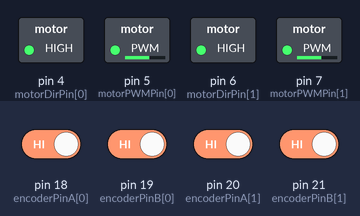
This sketch was run on a simulated Arduino Mega 2560, built with avr-gcc and run on an emulated ATmega2560. Shown: switched loads named in the sketch (green lamp = pin HIGH). The inputs (shaded band) are chosen by the test bench; at power-on: pin 18 (encoderPinA[0]), pin 19 (encoderPinB[0]), pin 20 (encoderPinA[1]), pin 21 (encoderPinB[1]) HIGH.

Above: at 0.1 s.
Timing chart, 0 to 1.6 s (numbered marks = the images above):
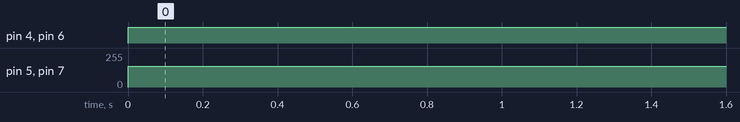

The sketch:

motor_control_working_master.ino
```cpp
// 엔코더 모터 2개 개루프 PWM 구동 (master Arduino 동작 확인용)
#define MOTOR_COUNT 2

// true: Python에서 "cmd1,cmd2\n"을 받아 구동, false: DEFAULT_COMMAND로 구동
const bool USE_SERIAL_COMMAND = false;
const float DEFAULT_COMMAND[MOTOR_COUNT] = {100.0, 100.0};
const unsigned long LOOP_DELAY_MS = 1000;

// motor control pin
const int motorDirPin[MOTOR_COUNT] = {4, 6};
const int motorPWMPin[MOTOR_COUNT] = {5, 7};

// encoder pin (아두이노 메가 인터럽트 핀 2, 3, 18, 19, 20, 21)
const int encoderPinA[MOTOR_COUNT] = {18, 20};
const int encoderPinB[MOTOR_COUNT] = {19, 21};

// encoder pose / count (ISR에서 갱신)
volatile long encoderPos[MOTOR_COUNT] = {0, 0};
volatile int encoderCount[MOTOR_COUNT] = {0, 0};

//Target RPM
float targetRPM[MOTOR_COUNT] = {DEFAULT_COMMAND[0], DEFAULT_COMMAND[1]}; //serial로 받아온 rpm값

// Inturrupt Function 체배 감지되면 카운트 업.
void onEncoderEdge(int m, bool channelA)
{
  bool same = digitalRead(encoderPinA[m]) == digitalRead(encoderPinB[m]);
  encoderPos[m] += (same == channelA) ? 1 : -1;
  encoderCount[m] += 1;
}
void doEncoderA_1() { onEncoderEdge(0, true); }
void doEncoderB_1() { onEncoderEdge(0, false); }
void doEncoderA_2() { onEncoderEdge(1, true); }
void doEncoderB_2() { onEncoderEdge(1, false); }

// command의 부호로 방향, 크기(최대 255)로 PWM을 정한다.
void driveMotor(int m, float command)
{
  bool dir = command >= 0;
  int vel = min(abs(command), 255);
  digitalWrite(motorDirPin[m], dir);
  analogWrite(motorPWMPin[m], dir ? (255 - vel) : vel);
}

// data를 separator로 나눠 앞의 최대 max_count개를 out에 저장하고, 남은 문자열을 반환
String splitFloats(const String &data, char separator, float *out, int max_count)
{
  int start = 0;
  for (int count = 0; count < max_count; count++)
  {
    int index = data.indexOf(separator, start);
    if (index == -1)
    {
      out[count] = data.substring(start).toFloat();
      return "";
    }
    out[count] = data.substring(start, index).toFloat();
    start = index + 1;
  }
  return data.substring(start);
}

void setup() {
  Serial.begin(38400); // From Python
  Serial2.begin(38400); // To slave Arduino

  for (int m = 0; m < MOTOR_COUNT; m++)
  {
    pinMode(encoderPinA[m], INPUT_PULLUP);
    pinMode(encoderPinB[m], INPUT_PULLUP);
    pinMode(motorDirPin[m], OUTPUT);
  }
  attachInterrupt(digitalPinToInterrupt(encoderPinA[0]), doEncoderA_1, CHANGE);
  attachInterrupt(digitalPinToInterrupt(encoderPinB[0]), doEncoderB_1, CHANGE);
  attachInterrupt(digitalPinToInterrupt(encoderPinA[1]), doEncoderA_2, CHANGE);
  attachInterrupt(digitalPinToInterrupt(encoderPinB[1]), doEncoderB_2, CHANGE);
}

void loop() {
  if (USE_SERIAL_COMMAND && Serial.available() > 0)
  {
    splitFloats(Serial.readStringUntil('\n'), ',', targetRPM, MOTOR_COUNT);
  }

  for (int m = 0; m < MOTOR_COUNT; m++)
  {
    driveMotor(m, targetRPM[m]);
  }
  delay(LOOP_DELAY_MS);
}
```

Measured:
- by itself, pin 4 (motorDirPin[0]), pin 6 (motorDirPin[1]): LOW → HIGH at 0.00 s
- by itself, pin 5 (motorPWMPin[0]), pin 7 (motorPWMPin[1]): 0/255 → 155/255 at 0.00 s
